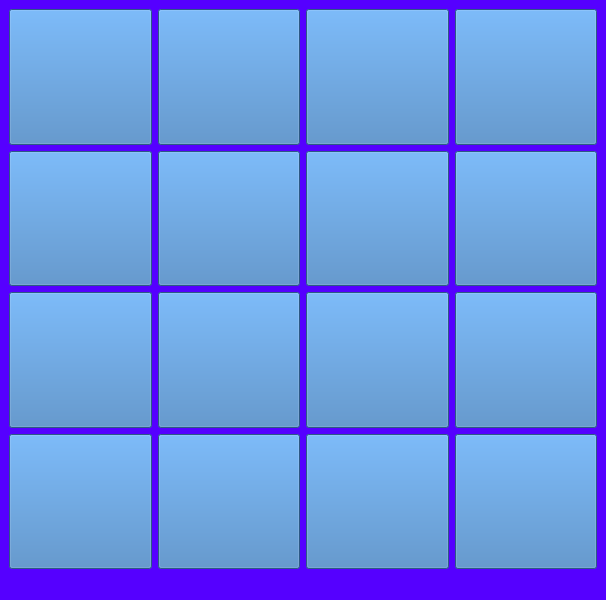
<?xml version="1.0" encoding="UTF-8"?>
<ui version="4.0">
 <class>MainWindow</class>
 <widget class="QMainWindow" name="MainWindow">
  <property name="geometry">
   <rect>
    <x>0</x>
    <y>0</y>
    <width>606</width>
    <height>600</height>
   </rect>
  </property>
  <property name="windowTitle">
   <string>MainWindow</string>
  </property>
  <property name="styleSheet">
   <string notr="true">background-color: rgb(85, 0, 255);</string>
  </property>
  <widget class="QWidget" name="centralwidget">
   <layout class="QGridLayout" name="gridLayout">
    <item row="2" column="3">
     <widget class="QPushButton" name="btn_8">
      <property name="sizePolicy">
       <sizepolicy hsizetype="Expanding" vsizetype="Expanding">
        <horstretch>0</horstretch>
        <verstretch>0</verstretch>
       </sizepolicy>
      </property>
      <property name="font">
       <font>
        <family>Segoe UI Variable Small</family>
        <pointsize>26</pointsize>
       </font>
      </property>
      <property name="styleSheet">
       <string notr="true">background-color: rgb(63, 125, 188);
color: rgb(0, 0, 0);</string>
      </property>
      <property name="text">
       <string/>
      </property>
     </widget>
    </item>
    <item row="2" column="2">
     <widget class="QPushButton" name="btn_7">
      <property name="sizePolicy">
       <sizepolicy hsizetype="Expanding" vsizetype="Expanding">
        <horstretch>0</horstretch>
        <verstretch>0</verstretch>
       </sizepolicy>
      </property>
      <property name="font">
       <font>
        <family>Segoe UI Variable Small</family>
        <pointsize>26</pointsize>
       </font>
      </property>
      <property name="styleSheet">
       <string notr="true">background-color: rgb(63, 125, 188);
color: rgb(0, 0, 0);</string>
      </property>
      <property name="text">
       <string/>
      </property>
     </widget>
    </item>
    <item row="0" column="1">
     <widget class="QPushButton" name="btn_2">
      <property name="sizePolicy">
       <sizepolicy hsizetype="Expanding" vsizetype="Expanding">
        <horstretch>0</horstretch>
        <verstretch>0</verstretch>
       </sizepolicy>
      </property>
      <property name="font">
       <font>
        <family>Segoe UI Variable Small</family>
        <pointsize>26</pointsize>
       </font>
      </property>
      <property name="styleSheet">
       <string notr="true">background-color: rgb(63, 125, 188);
color: rgb(0, 0, 0);</string>
      </property>
      <property name="text">
       <string/>
      </property>
     </widget>
    </item>
    <item row="0" column="0">
     <widget class="QPushButton" name="btn_1">
      <property name="sizePolicy">
       <sizepolicy hsizetype="Expanding" vsizetype="Expanding">
        <horstretch>0</horstretch>
        <verstretch>0</verstretch>
       </sizepolicy>
      </property>
      <property name="font">
       <font>
        <family>Segoe UI Variable Small</family>
        <pointsize>26</pointsize>
       </font>
      </property>
      <property name="styleSheet">
       <string notr="true">background-color: rgb(63, 125, 188);
color: rgb(0, 0, 0);</string>
      </property>
      <property name="text">
       <string/>
      </property>
     </widget>
    </item>
    <item row="2" column="1">
     <widget class="QPushButton" name="btn_6">
      <property name="sizePolicy">
       <sizepolicy hsizetype="Expanding" vsizetype="Expanding">
        <horstretch>0</horstretch>
        <verstretch>0</verstretch>
       </sizepolicy>
      </property>
      <property name="font">
       <font>
        <family>Segoe UI Variable Small</family>
        <pointsize>26</pointsize>
       </font>
      </property>
      <property name="styleSheet">
       <string notr="true">background-color: rgb(63, 125, 188);
color: rgb(0, 0, 0);</string>
      </property>
      <property name="text">
       <string/>
      </property>
     </widget>
    </item>
    <item row="0" column="3">
     <widget class="QPushButton" name="btn_4">
      <property name="sizePolicy">
       <sizepolicy hsizetype="Expanding" vsizetype="Expanding">
        <horstretch>0</horstretch>
        <verstretch>0</verstretch>
       </sizepolicy>
      </property>
      <property name="font">
       <font>
        <family>Segoe UI Variable Small</family>
        <pointsize>26</pointsize>
       </font>
      </property>
      <property name="styleSheet">
       <string notr="true">background-color: rgb(63, 125, 188);
color: rgb(0, 0, 0);</string>
      </property>
      <property name="text">
       <string/>
      </property>
     </widget>
    </item>
    <item row="3" column="2">
     <widget class="QPushButton" name="btn_11">
      <property name="sizePolicy">
       <sizepolicy hsizetype="Expanding" vsizetype="Expanding">
        <horstretch>0</horstretch>
        <verstretch>0</verstretch>
       </sizepolicy>
      </property>
      <property name="font">
       <font>
        <family>Segoe UI Variable Small</family>
        <pointsize>26</pointsize>
       </font>
      </property>
      <property name="styleSheet">
       <string notr="true">background-color: rgb(63, 125, 188);
color: rgb(0, 0, 0);</string>
      </property>
      <property name="text">
       <string/>
      </property>
     </widget>
    </item>
    <item row="3" column="3">
     <widget class="QPushButton" name="btn_12">
      <property name="sizePolicy">
       <sizepolicy hsizetype="Expanding" vsizetype="Expanding">
        <horstretch>0</horstretch>
        <verstretch>0</verstretch>
       </sizepolicy>
      </property>
      <property name="font">
       <font>
        <family>Segoe UI Variable Small</family>
        <pointsize>26</pointsize>
       </font>
      </property>
      <property name="styleSheet">
       <string notr="true">background-color: rgb(63, 125, 188);
color: rgb(0, 0, 0);</string>
      </property>
      <property name="text">
       <string/>
      </property>
     </widget>
    </item>
    <item row="3" column="1">
     <widget class="QPushButton" name="btn_10">
      <property name="sizePolicy">
       <sizepolicy hsizetype="Expanding" vsizetype="Expanding">
        <horstretch>0</horstretch>
        <verstretch>0</verstretch>
       </sizepolicy>
      </property>
      <property name="font">
       <font>
        <family>Segoe UI Variable Small</family>
        <pointsize>26</pointsize>
       </font>
      </property>
      <property name="styleSheet">
       <string notr="true">background-color: rgb(63, 125, 188);
color: rgb(0, 0, 0);</string>
      </property>
      <property name="text">
       <string/>
      </property>
     </widget>
    </item>
    <item row="3" column="0">
     <widget class="QPushButton" name="btn_9">
      <property name="sizePolicy">
       <sizepolicy hsizetype="Expanding" vsizetype="Expanding">
        <horstretch>0</horstretch>
        <verstretch>0</verstretch>
       </sizepolicy>
      </property>
      <property name="font">
       <font>
        <family>Segoe UI Variable Small</family>
        <pointsize>26</pointsize>
       </font>
      </property>
      <property name="styleSheet">
       <string notr="true">background-color: rgb(63, 125, 188);
color: rgb(0, 0, 0);</string>
      </property>
      <property name="text">
       <string/>
      </property>
     </widget>
    </item>
    <item row="2" column="0">
     <widget class="QPushButton" name="btn_5">
      <property name="sizePolicy">
       <sizepolicy hsizetype="Expanding" vsizetype="Expanding">
        <horstretch>0</horstretch>
        <verstretch>0</verstretch>
       </sizepolicy>
      </property>
      <property name="font">
       <font>
        <family>Segoe UI Variable Small</family>
        <pointsize>26</pointsize>
       </font>
      </property>
      <property name="styleSheet">
       <string notr="true">background-color: rgb(63, 125, 188);
color: rgb(0, 0, 0);</string>
      </property>
      <property name="text">
       <string/>
      </property>
     </widget>
    </item>
    <item row="0" column="2">
     <widget class="QPushButton" name="btn_3">
      <property name="sizePolicy">
       <sizepolicy hsizetype="Expanding" vsizetype="Expanding">
        <horstretch>0</horstretch>
        <verstretch>0</verstretch>
       </sizepolicy>
      </property>
      <property name="font">
       <font>
        <family>Segoe UI Variable Small</family>
        <pointsize>26</pointsize>
       </font>
      </property>
      <property name="styleSheet">
       <string notr="true">background-color: rgb(63, 125, 188);
color: rgb(0, 0, 0);</string>
      </property>
      <property name="text">
       <string/>
      </property>
     </widget>
    </item>
    <item row="4" column="0">
     <widget class="QPushButton" name="btn_13">
      <property name="sizePolicy">
       <sizepolicy hsizetype="Expanding" vsizetype="Expanding">
        <horstretch>0</horstretch>
        <verstretch>0</verstretch>
       </sizepolicy>
      </property>
      <property name="font">
       <font>
        <family>Segoe UI Variable Small</family>
        <pointsize>26</pointsize>
       </font>
      </property>
      <property name="styleSheet">
       <string notr="true">background-color: rgb(63, 125, 188);
color: rgb(0, 0, 0);</string>
      </property>
      <property name="text">
       <string/>
      </property>
     </widget>
    </item>
    <item row="4" column="1">
     <widget class="QPushButton" name="btn_14">
      <property name="sizePolicy">
       <sizepolicy hsizetype="Expanding" vsizetype="Expanding">
        <horstretch>0</horstretch>
        <verstretch>0</verstretch>
       </sizepolicy>
      </property>
      <property name="font">
       <font>
        <family>Segoe UI Variable Small</family>
        <pointsize>26</pointsize>
       </font>
      </property>
      <property name="styleSheet">
       <string notr="true">background-color: rgb(63, 125, 188);
color: rgb(0, 0, 0);</string>
      </property>
      <property name="text">
       <string/>
      </property>
     </widget>
    </item>
    <item row="4" column="2">
     <widget class="QPushButton" name="btn_15">
      <property name="sizePolicy">
       <sizepolicy hsizetype="Expanding" vsizetype="Expanding">
        <horstretch>0</horstretch>
        <verstretch>0</verstretch>
       </sizepolicy>
      </property>
      <property name="font">
       <font>
        <family>Segoe UI Variable Small</family>
        <pointsize>26</pointsize>
       </font>
      </property>
      <property name="styleSheet">
       <string notr="true">background-color: rgb(63, 125, 188);
color: rgb(0, 0, 0);</string>
      </property>
      <property name="text">
       <string/>
      </property>
     </widget>
    </item>
    <item row="4" column="3">
     <widget class="QPushButton" name="btn_16">
      <property name="sizePolicy">
       <sizepolicy hsizetype="Expanding" vsizetype="Expanding">
        <horstretch>0</horstretch>
        <verstretch>0</verstretch>
       </sizepolicy>
      </property>
      <property name="font">
       <font>
        <family>Segoe UI Variable Small</family>
        <pointsize>26</pointsize>
       </font>
      </property>
      <property name="styleSheet">
       <string notr="true">background-color: rgb(63, 125, 188);
color: rgb(0, 0, 0);</string>
      </property>
      <property name="text">
       <string/>
      </property>
     </widget>
    </item>
   </layout>
  </widget>
  <widget class="QMenuBar" name="menubar">
   <property name="geometry">
    <rect>
     <x>0</x>
     <y>0</y>
     <width>606</width>
     <height>22</height>
    </rect>
   </property>
  </widget>
  <widget class="QStatusBar" name="statusbar"/>
 </widget>
 <resources/>
 <connections/>
</ui>
